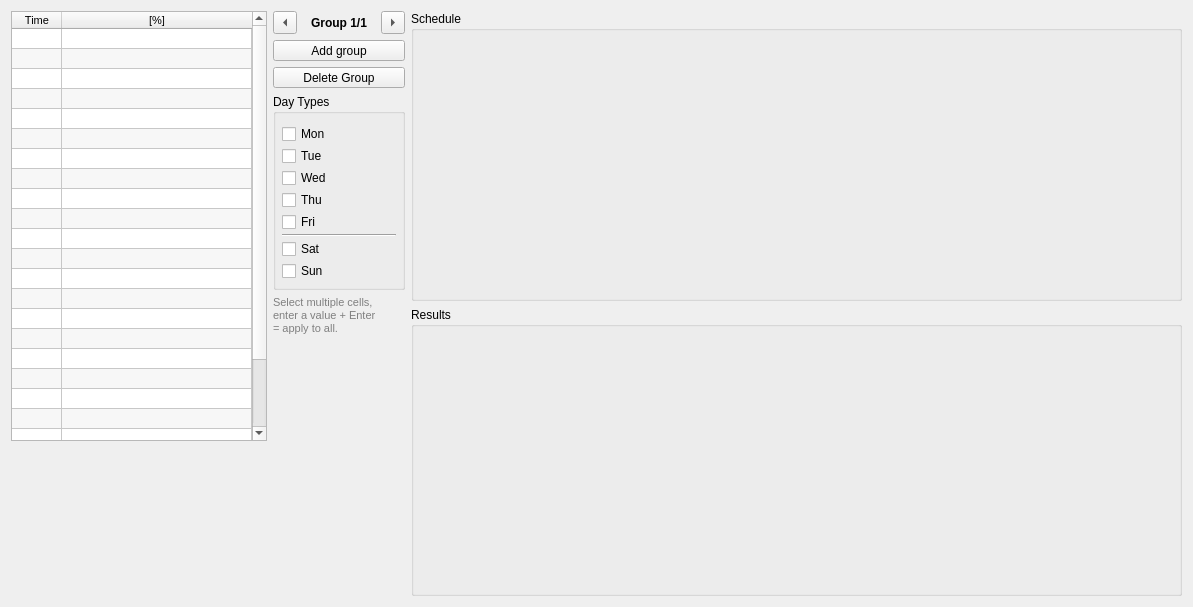
<?xml version="1.0" encoding="UTF-8"?>
<ui version="4.0">
 <class>IC18599ScheduleEditWidget</class>
 <widget class="QWidget" name="IC18599ScheduleEditWidget">
  <property name="geometry">
   <rect>
    <x>0</x>
    <y>0</y>
    <width>1193</width>
    <height>607</height>
   </rect>
  </property>
  <layout class="QGridLayout" name="gridLayout_6" columnstretch="0,0,1">
   <item row="0" column="0" rowspan="2" colspan="2">
    <layout class="QGridLayout" name="gridLayout_5" rowstretch="1,0">
     <item row="0" column="0">
      <widget class="QTableWidget" name="m_tableWidget">
       <property name="minimumSize">
        <size>
         <width>180</width>
         <height>0</height>
        </size>
       </property>
       <property name="maximumSize">
        <size>
         <width>360</width>
         <height>16777215</height>
        </size>
       </property>
       <property name="font">
        <font>
         <pointsize>8</pointsize>
        </font>
       </property>
       <property name="alternatingRowColors">
        <bool>true</bool>
       </property>
       <property name="selectionMode">
        <enum>QAbstractItemView::SelectionMode::ExtendedSelection</enum>
       </property>
       <property name="rowCount">
        <number>24</number>
       </property>
       <property name="columnCount">
        <number>2</number>
       </property>
       <attribute name="horizontalHeaderDefaultSectionSize">
        <number>50</number>
       </attribute>
       <attribute name="horizontalHeaderStretchLastSection">
        <bool>true</bool>
       </attribute>
       <attribute name="verticalHeaderVisible">
        <bool>false</bool>
       </attribute>
       <attribute name="verticalHeaderDefaultSectionSize">
        <number>20</number>
       </attribute>
       <row/>
       <row/>
       <row/>
       <row/>
       <row/>
       <row/>
       <row/>
       <row/>
       <row/>
       <row/>
       <row/>
       <row/>
       <row/>
       <row/>
       <row/>
       <row/>
       <row/>
       <row/>
       <row/>
       <row/>
       <row/>
       <row/>
       <row/>
       <row/>
       <column>
        <property name="text">
         <string>Time</string>
        </property>
       </column>
       <column>
        <property name="text">
         <string>[%]</string>
        </property>
       </column>
      </widget>
     </item>
     <item row="0" column="1">
      <layout class="QGridLayout" name="gridLayout_3">
       <item row="0" column="0">
        <layout class="QHBoxLayout" name="navLayout">
         <property name="spacing">
          <number>2</number>
         </property>
         <item>
          <widget class="QToolButton" name="m_btnBackward">
           <property name="toolTip">
            <string>Previous Group</string>
           </property>
           <property name="arrowType">
            <enum>Qt::ArrowType::LeftArrow</enum>
           </property>
          </widget>
         </item>
         <item>
          <widget class="QLabel" name="m_groupLabel">
           <property name="minimumSize">
            <size>
             <width>80</width>
             <height>0</height>
            </size>
           </property>
           <property name="font">
            <font>
             <bold>true</bold>
            </font>
           </property>
           <property name="text">
            <string>Group 1/1</string>
           </property>
           <property name="alignment">
            <set>Qt::AlignmentFlag::AlignCenter</set>
           </property>
          </widget>
         </item>
         <item>
          <widget class="QToolButton" name="m_btnForward">
           <property name="toolTip">
            <string>Next Group</string>
           </property>
           <property name="arrowType">
            <enum>Qt::ArrowType::RightArrow</enum>
           </property>
          </widget>
         </item>
        </layout>
       </item>
       <item row="1" column="0">
        <widget class="QToolButton" name="m_btnAdd">
         <property name="minimumSize">
          <size>
           <width>50</width>
           <height>0</height>
          </size>
         </property>
         <property name="maximumSize">
          <size>
           <width>150</width>
           <height>28</height>
          </size>
         </property>
         <property name="toolTip">
          <string>Create New Group</string>
         </property>
         <property name="text">
          <string>Add group</string>
         </property>
        </widget>
       </item>
       <item row="2" column="0">
        <widget class="QToolButton" name="m_btnDelete">
         <property name="minimumSize">
          <size>
           <width>50</width>
           <height>0</height>
          </size>
         </property>
         <property name="maximumSize">
          <size>
           <width>150</width>
           <height>28</height>
          </size>
         </property>
         <property name="toolTip">
          <string>Delete Current Group</string>
         </property>
         <property name="text">
          <string>Delete Group</string>
         </property>
        </widget>
       </item>
       <item row="3" column="0">
        <layout class="QGridLayout" name="gridLayout_4">
         <item row="1" column="0">
          <widget class="QLabel" name="hintLabel">
           <property name="styleSheet">
            <string notr="true">color: gray; font-size: 8pt;</string>
           </property>
           <property name="text">
            <string>Select multiple cells,
enter a value + Enter
= apply to all.</string>
           </property>
           <property name="wordWrap">
            <bool>true</bool>
           </property>
          </widget>
         </item>
         <item row="0" column="0">
          <widget class="QGroupBox" name="dayGroup">
           <property name="title">
            <string>Day Types</string>
           </property>
           <layout class="QVBoxLayout" name="dayGroupLayout">
            <property name="spacing">
             <number>2</number>
            </property>
            <property name="leftMargin">
             <number>6</number>
            </property>
            <property name="topMargin">
             <number>10</number>
            </property>
            <property name="rightMargin">
             <number>6</number>
            </property>
            <property name="bottomMargin">
             <number>6</number>
            </property>
            <item>
             <widget class="QCheckBox" name="m_dayCheck0">
              <property name="text">
               <string>Mon</string>
              </property>
             </widget>
            </item>
            <item>
             <widget class="QCheckBox" name="m_dayCheck1">
              <property name="text">
               <string>Tue</string>
              </property>
             </widget>
            </item>
            <item>
             <widget class="QCheckBox" name="m_dayCheck2">
              <property name="text">
               <string>Wed</string>
              </property>
             </widget>
            </item>
            <item>
             <widget class="QCheckBox" name="m_dayCheck3">
              <property name="text">
               <string>Thu</string>
              </property>
             </widget>
            </item>
            <item>
             <widget class="QCheckBox" name="m_dayCheck4">
              <property name="text">
               <string>Fri</string>
              </property>
             </widget>
            </item>
            <item>
             <widget class="Line" name="daySeparator">
              <property name="orientation">
               <enum>Qt::Orientation::Horizontal</enum>
              </property>
             </widget>
            </item>
            <item>
             <widget class="QCheckBox" name="m_dayCheck5">
              <property name="text">
               <string>Sat</string>
              </property>
             </widget>
            </item>
            <item>
             <widget class="QCheckBox" name="m_dayCheck6">
              <property name="text">
               <string>Sun</string>
              </property>
             </widget>
            </item>
            <item>
             <spacer name="dayGroupSpacer">
              <property name="orientation">
               <enum>Qt::Orientation::Vertical</enum>
              </property>
              <property name="sizeHint" stdset="0">
               <size>
                <width>20</width>
                <height>0</height>
               </size>
              </property>
             </spacer>
            </item>
           </layout>
          </widget>
         </item>
         <item row="2" column="0">
          <spacer name="panelSpacer">
           <property name="orientation">
            <enum>Qt::Orientation::Vertical</enum>
           </property>
           <property name="sizeHint" stdset="0">
            <size>
             <width>20</width>
             <height>13</height>
            </size>
           </property>
          </spacer>
         </item>
        </layout>
       </item>
      </layout>
     </item>
     <item row="1" column="0" colspan="2">
      <spacer name="verticalSpacer">
       <property name="orientation">
        <enum>Qt::Orientation::Vertical</enum>
       </property>
       <property name="sizeHint" stdset="0">
        <size>
         <width>338</width>
         <height>155</height>
        </size>
       </property>
      </spacer>
     </item>
    </layout>
   </item>
   <item row="1" column="1">
    <widget class="QLabel" name="m_validLabel">
     <property name="minimumSize">
      <size>
       <width>0</width>
       <height>22</height>
      </size>
     </property>
     <property name="maximumSize">
      <size>
       <width>16777215</width>
       <height>22</height>
      </size>
     </property>
     <property name="font">
      <font>
       <pointsize>8</pointsize>
       <bold>true</bold>
      </font>
     </property>
     <property name="text">
      <string/>
     </property>
     <property name="alignment">
      <set>Qt::AlignmentFlag::AlignCenter</set>
     </property>
    </widget>
   </item>
   <item row="0" column="2" rowspan="2">
    <layout class="QGridLayout" name="gridLayout">
     <item row="0" column="0">
      <widget class="QGroupBox" name="groupBox">
       <property name="title">
        <string>Schedule</string>
       </property>
       <layout class="QVBoxLayout" name="m_scheduleLayout"/>
      </widget>
     </item>
     <item row="1" column="0">
      <widget class="QGroupBox" name="m_resultsGroupBox">
       <property name="title">
        <string>Results</string>
       </property>
       <layout class="QVBoxLayout" name="m_resultsLayout"/>
      </widget>
     </item>
    </layout>
   </item>
  </layout>
 </widget>
 <customwidgets/>
 <resources/>
 <connections/>
</ui>
